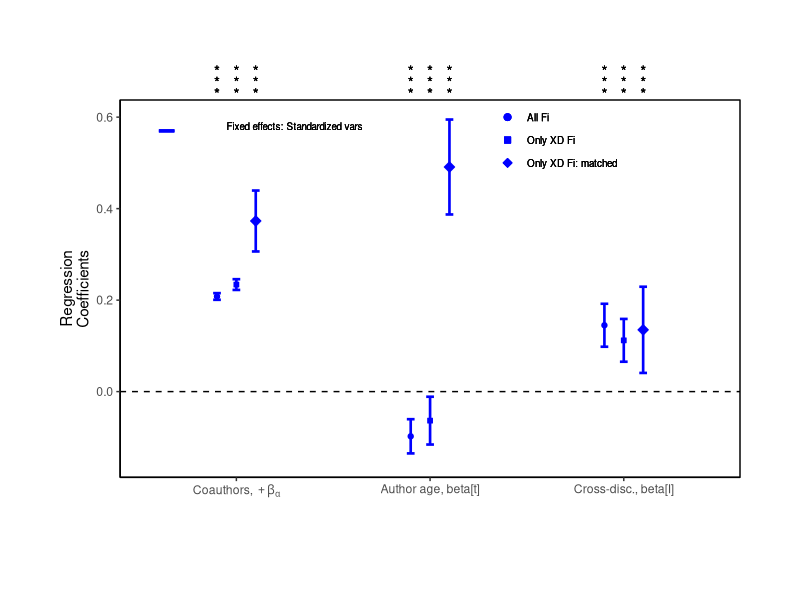

Recreate this plot in R.
library(ggplot2)
library(dplyr)
library(forcats)

df_all <- data.frame(parameters = c("co-authors", "author_age", "cross-disc"),
                 fe_standardized = c(0.208, -0.0978, 0.145),
                 fe_stand_error = c(0.00365, 0.0187, 0.0235))

df_xd <- data.frame(parameters = c("co-authors", "author_age", "cross-disc"),
                 fe_standardized = c(0.234, -0.0635, 0.112),
                 fe_stand_error = c(0.00588, 0.0261, 0.0234))

df_matched <- data.frame(parameters = c("co-authors", "author_age", "cross-disc"),
                      fe_standardized = c(0.373, 0.491, 0.135),
                      fe_stand_error = c(0.0333, 0.0519, 0.0471))


fig5B <- ggplot(df_xd, aes(x=parameters, y=fe_standardized))

fig5B + 
  geom_point(data = df_xd, 
             colour = "blue", size = 1.5, shape = 22, fill = "blue") +
  geom_errorbar(aes(ymin = fe_standardized + fe_stand_error * 2, 
                    ymax = fe_standardized - fe_stand_error * 2),
                width=0.04, colour = "blue", size=0.9) +
  
  geom_point(data = df_all, 
             aes(x = c(0.9, 1.9, 2.9), y=fe_standardized),
             colour = "blue", size = 1.5, shape = 21, fill = "blue") +
  geom_errorbar(data = df_all, 
                aes(x=c(0.9, 1.9, 2.9),
                    ymin = fe_standardized + fe_stand_error * 2, 
                    ymax = fe_standardized - fe_stand_error * 2), 
                width=0.04, colour = "blue", size=0.9) +

  geom_point(data = df_matched, 
           aes(x = c(1.1, 2.1, 3.1), y=fe_standardized),
           colour = "blue", size = 2.5, shape = 23, fill = "blue") +
  geom_errorbar(data = df_matched, 
                aes(x=c(1.1, 2.1, 3.1),
                    ymin = fe_standardized + fe_stand_error * 2, 
                    ymax = fe_standardized - fe_stand_error * 2), 
                width=0.04, colour = "blue", size=0.9) +
  
  aes(x = fct_inorder(parameters)) +
  coord_cartesian(ylim = c(-.15, .6), clip = 'off') +
  theme(plot.margin = unit(c(5,3,4,3), "lines"))  +
  geom_hline(yintercept=c(0,3), linetype="dashed") +
  
  theme(axis.line = element_line(colour = "black"),
        panel.background = element_blank(),
        panel.border = element_rect(colour = "black", fill=NA, size=.5)
  ) +
  
  labs(x = "", y = "Regression\nCoefficients") + 
  
  geom_text(aes(x=0.9,y=0.7,label="*")) +
  geom_text(aes(x=0.9,y=0.675,label="*")) +
  geom_text(aes(x=0.9,y=0.65,label="*")) +
  
  geom_text(aes(x=1.0,y=0.7,label="*")) +
  geom_text(aes(x=1.0,y=0.675,label="*")) +
  geom_text(aes(x=1.0,y=0.65,label="*")) +
  
  geom_text(aes(x=1.1,y=0.7,label="*")) +
  geom_text(aes(x=1.1,y=0.675,label="*")) +
  geom_text(aes(x=1.1,y=0.65,label="*")) +

  geom_text(aes(x=1.9,y=0.7,label="*")) +
  geom_text(aes(x=1.9,y=0.675,label="*")) +
  geom_text(aes(x=1.9,y=0.65,label="*")) +
  
  geom_text(aes(x=2.0,y=0.7,label="*")) +
  geom_text(aes(x=2.0,y=0.675,label="*")) +
  geom_text(aes(x=2.0,y=0.65,label="*")) +
  
  geom_text(aes(x=2.1,y=0.7,label="*")) +
  geom_text(aes(x=2.1,y=0.675,label="*")) +
  geom_text(aes(x=2.1,y=0.65,label="*")) +

  geom_text(aes(x=2.9,y=0.7,label="*")) +
  geom_text(aes(x=2.9,y=0.675,label="*")) +
  geom_text(aes(x=2.9,y=0.65,label="*")) +
  
  geom_text(aes(x=3.0,y=0.7,label="*")) +
  geom_text(aes(x=3.0,y=0.675,label="*")) +
  geom_text(aes(x=3.0,y=0.65,label="*")) +
  
  geom_text(aes(x=3.1,y=0.7,label="*")) +
  geom_text(aes(x=3.1,y=0.675,label="*")) +
  geom_text(aes(x=3.1,y=0.65,label="*")) +
  
  geom_text(size = 2.5, aes(x=1.3,y=0.58,
                            label="Fixed effects: Standardized vars")) +
  geom_segment(aes(x= 0.6,y=0.57,xend=0.68,yend=0.57), 
               size = 1.05, colour = "blue") +

  geom_text(size = 2.5, aes(x=2.5,y=0.6, label="All Fi"), hjust = 0) +
  geom_text(size = 2.5, aes(x=2.5,y=0.55, label="Only XD Fi"), hjust = 0) +
  geom_text(size = 2.5, aes(x=2.5,y=0.5, label="Only XD Fi: matched"), hjust = 0) +
  
  geom_point(aes(x = 2.4, y=.6),
             colour = "blue", size = 2, shape = 21, fill = "blue") +
  geom_point(aes(x = 2.4, y=.55),
             colour = "blue", size = 2, shape = 22, fill = "blue") +
  geom_point(aes(x = 2.4, y=.5),
             colour = "blue", size = 2, shape = 23, fill = "blue") +

  aes(x = fct_inorder(parameters)) +
  scale_x_discrete("", labels = c(expression("Coauthors, " + beta[alpha]), 
                                  expression("Author age, beta[t]"), 
                                  expression("Cross-disc., beta[I]")))

  
